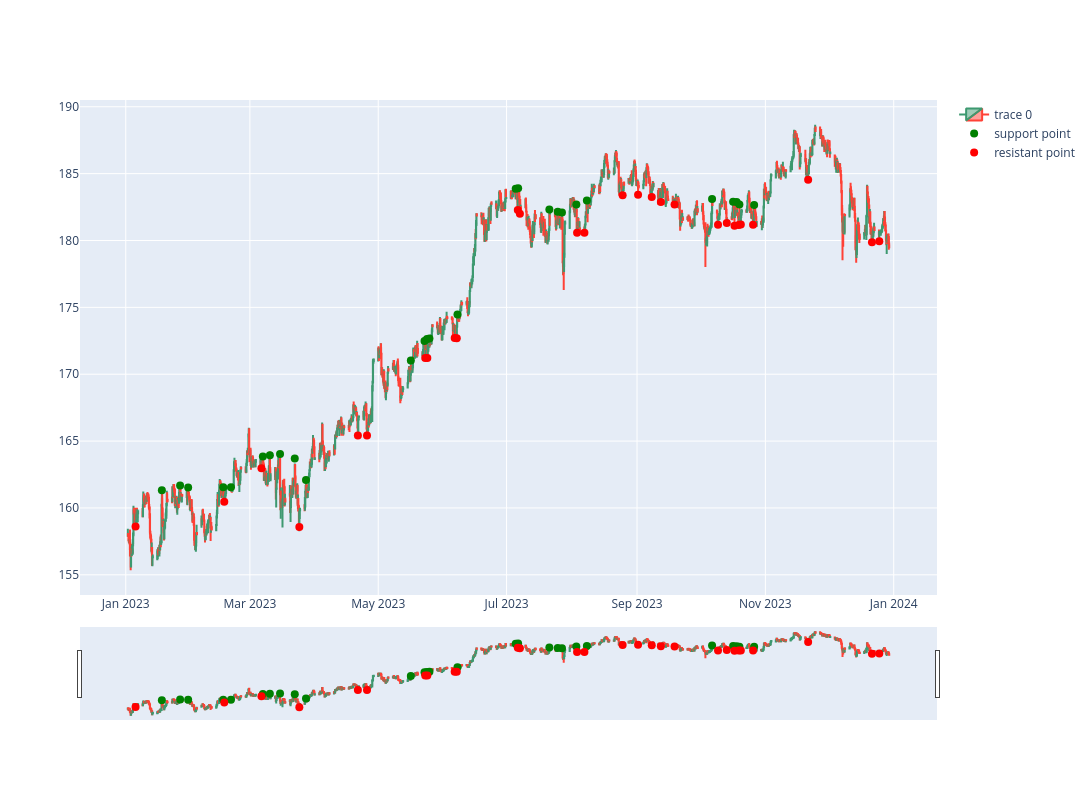

Source (notebook cell):
### Code cell
start_date_chart = '2023-1-1 00:00'
end_date_chart = '2023-12-30 00:00'
dfpl = df_h4.loc[start_date_chart : end_date_chart]#.set_index("Gmt time")

# Create a plot with 2 rows
fig = make_subplots(rows=1, cols=1)

# Add candlestick plot on the first row
fig.add_trace(go.Candlestick(x=dfpl.index,
                             open=dfpl['Open'],
                             high=dfpl['High'],
                             low=dfpl['Low'],
                             close=dfpl['Close']),
              row=1, col=1)

#Add markers for trade entry points on the same subplot
fig.add_trace(go.Scatter(x=dfpl.index, y=dfpl['support_point'], mode="markers",
                         marker=dict(size=8, color="green"),
                         name="support point"),
              row=1, col=1)

#Add markers for trade entry points on the same subplot
fig.add_trace(go.Scatter(x=dfpl.index, y=dfpl['resistant_point'], mode="markers",
                         marker=dict(size=8, color="red"),
                         name="resistant point"),
              row=1, col=1)

fig.update_layout(width=1200, height=800, sliders=[])
fig.show()

### Figure 1 — Plotly figure (JSON) as saved in the notebook; plotly's stock layout.template omitted (floating-point values rounded to 4 significant figures; data arrays with more than 128 entries replaced by an {"elided": "..."} marker saying what was removed)
{"data": [{"close": {"elided": "1558 float values"}, "high": {"elided": "1558 float values"}, "low": {"elided": "1558 float values"}, "open": {"elided": "1558 float values"}, "type": "candlestick", "x": {"elided": "1558 str values"}, "xaxis": "x", "yaxis": "y"}, {"marker": {"color": "green", "size": 8}, "mode": "markers", "name": "support point", "type": "scatter", "x": {"elided": "1558 str values"}, "xaxis": "x", "y": {"elided": "1558 float values"}, "yaxis": "y"}, {"marker": {"color": "red", "size": 8}, "mode": "markers", "name": "resistant point", "type": "scatter", "x": {"elided": "1558 str values"}, "xaxis": "x", "y": {"elided": "1558 float values"}, "yaxis": "y"}], "layout": {"height": 800, "width": 1200, "xaxis": {"anchor": "y", "domain": [0, 1]}, "yaxis": {"anchor": "x", "domain": [0, 1]}}}
